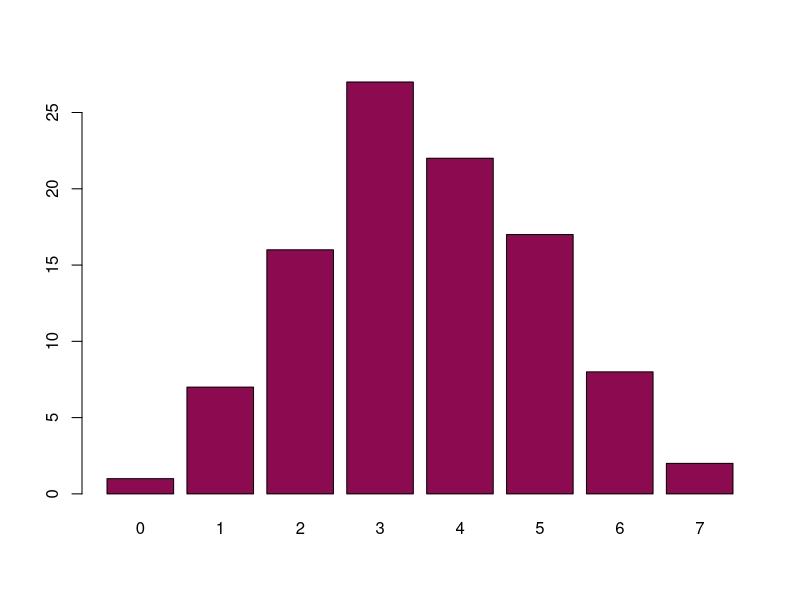
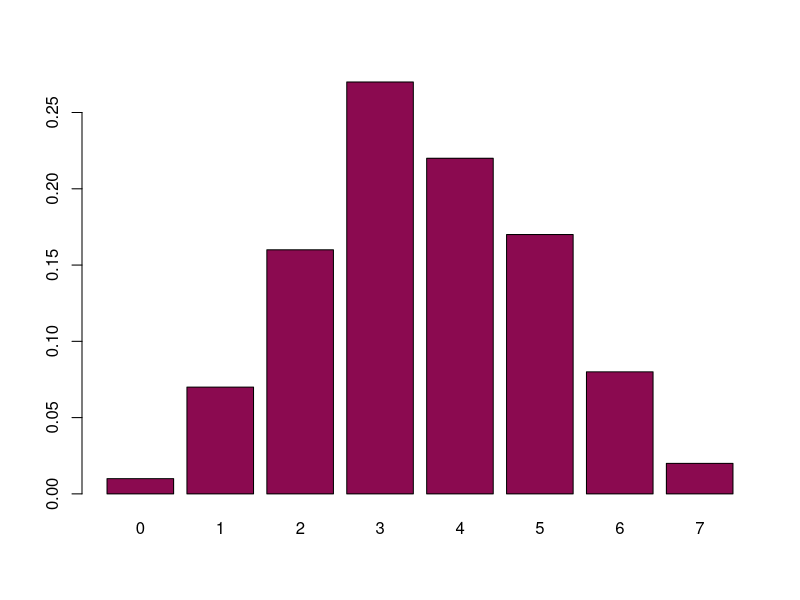
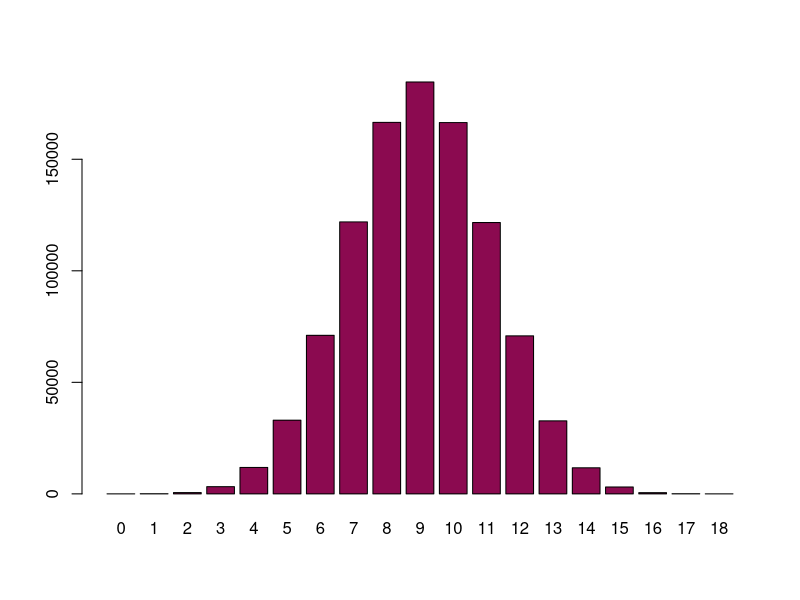
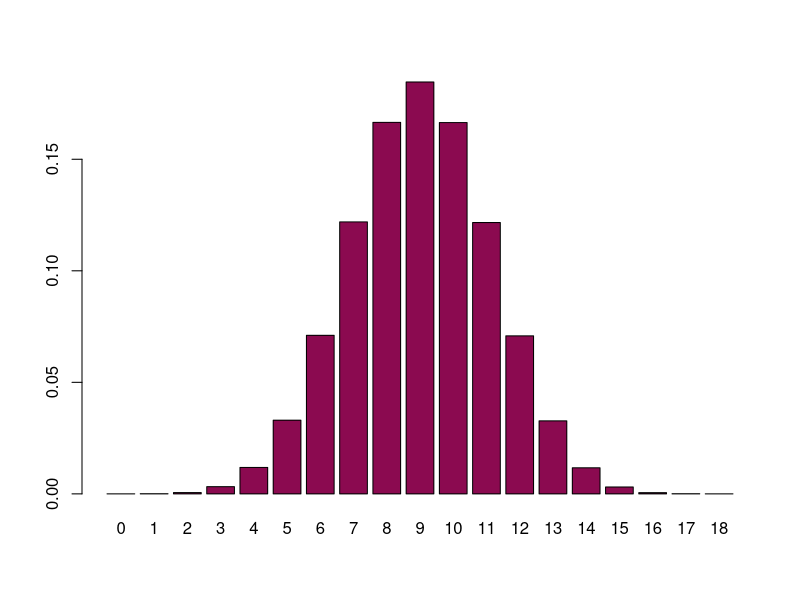

Here is the R script that generated these plots, in order:
## ---- chunk 1
sample(x = c("L", "R"), size = 18, replace = TRUE, prob = c(0.5,0.5) )
sample(x = c("L", "R"), size = 18, replace = TRUE, prob = c(0.5,0.5) )
sample(x = c("L", "R"), size = 18, replace = TRUE, prob = c(0.5,0.5) )
## ---- chunk 2
sample((1:6), size=1,replace=TRUE)
## ---- chunk 3
sample(c("plat","krone"), size=1, replace=TRUE)
## ---- chunk 4
sample(1:100)
## ---- chunk 5
set.seed(0)
sample(x = c("L", "R"), size = 18, replace = TRUE, prob = c(0.5,0.5) )
set.seed(0)
sample(x = c("L", "R"), size = 18, replace = TRUE, prob = c(0.5,0.5) )
set.seed(0)
sample(x = c("L", "R"), size = 18, replace = TRUE, prob = c(0.5,0.5) )
## ---- chunk 6
x = sample(x = c("A", "B"), size = 1000, replace = TRUE, prob = c(0.5,0.5) )
sum(x=="B") # means that there are this many B's in your sample
## ---- chunk 7
set.seed(47)
x = sample(x = c("A", "B", "O"), size = 1000, replace = TRUE)
sum(x=="A")
## ---- chunk 8
set.seed(0)
nl = rep(NA,100) # creates a vector of length 100, consisting of NAs (Not Available - used in the case of missing data)
for (i in (1:length(nl))) { #you want to populate the nl vector, hence you want to run this loop as many times as long the nl vector is
  x = sample(x = c("A", "B", "O"), size = 10, replace = TRUE) # you take the sample
  nl[i] = sum(x=="A") # you calculate how many A's are there in that sample and put it in the i-th position in the nl vector
  # rinse and repeat
}

x
## ---- chunk 9
table(nl) # how many times do you see 0...8 A's 
table(nl)/length(nl) # same idea, but with fractions
barplot(table(nl), col = "deeppink4") # histogram visualizing the counts (absolute frequencies)
barplot(table(nl)/length(nl), col = "deeppink4") # histogram visualizing the fractions - same tendencies, different scale (relative frequencies)
## ---- chunk 10
sum(nl >= 8)
sum(nl >= 8) / length(nl)
sum(nl <= 2)
## ---- chunk 11
set.seed(0)
nl = rep(NA,1000000)

for (i in (1:length(nl))) {
  x = sample(x = c("L", "R"), size = 18, replace = TRUE, prob = c(0.5,0.5) )
  nl[i] = sum(x=="L")
}

barplot(table(nl), col = "deeppink4")
barplot(table(nl)/length(nl), col = "deeppink4")
## ---- chunk 12
table(nl)/length(nl)
## ---- chunk 13
0.5^18
## ---- chunk 14
0.5^18
## ---- chunk 15
18*(0.5^17*0.5)
## ---- chunk 16
0.3^18 
## ---- chunk 17
0.7^18 # because the probability of being right-handed now is 0.7
## ---- chunk 18
18*(0.3^17*0.7)
## ---- chunk 19
sum(nl >= 14)
## ---- chunk 20
sum(nl <= 4)
## ---- chunk 21
sum(nl >= 14) + sum(nl <= 4)
## ---- chunk 22
(sum(nl >= 14) + sum(nl <= 4)) / length(nl)
## ---- chunk 23
(sum(nl >= 13) + sum(nl <= 5)) / length(nl)
